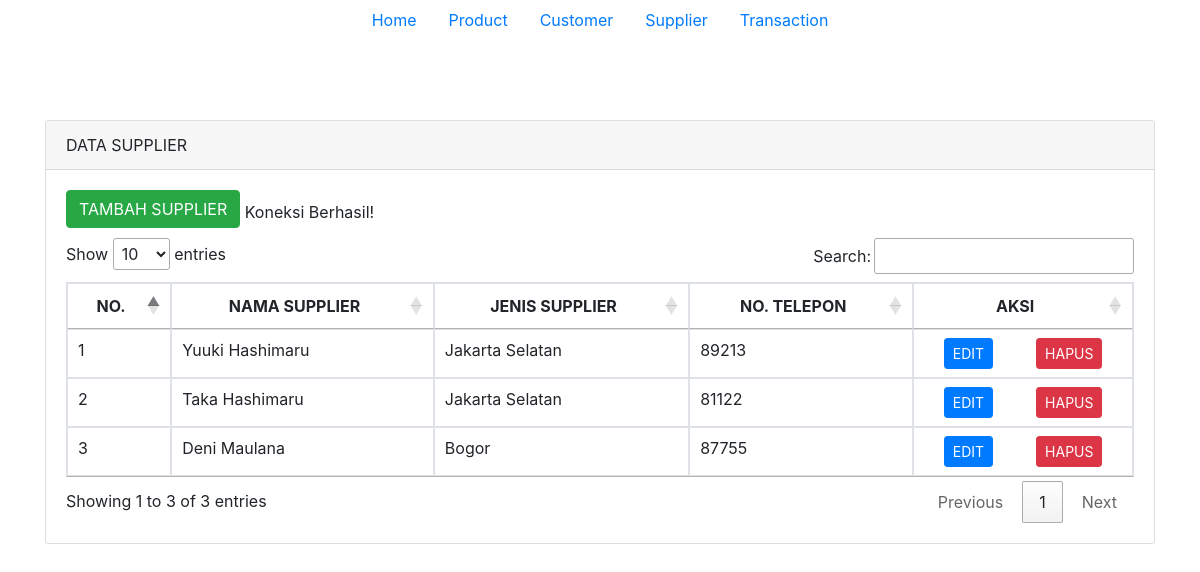
Screenshot of /supplier.php with the database file from the repository.
### tables this page shows
CREATE TABLE `supplier` (
  `id` int NOT NULL AUTO_INCREMENT,
  `name` varchar(100) DEFAULT NULL,
  `address` varchar(100) DEFAULT NULL,
  `phone_number` int DEFAULT NULL,
  PRIMARY KEY (`id`)
);

### supplier.php (the view, shortened to what this page needs)
<!doctype html>
<html lang="en">
  <head>
    <link rel="stylesheet" href="https://stackpath.bootstrapcdn.com/bootstrap/4.4.1/css/bootstrap.min.css">
    <link rel="stylesheet" href="//cdn.datatables.net/1.10.20/css/jquery.dataTables.min.css">
  </head>
  <body>
    <ul class="nav justify-content-center">
    <li class="nav-item">
        <a class="nav-link active" href="index.php">Home</a>
    </li>
    <li class="nav-item">
        <a class="nav-link" href="product.php">Product</a>
    </li>
    <li class="nav-item">
        <a class="nav-link" href="customer.php">Customer</a>
    </li>
    <li class="nav-item">
        <a class="nav-link active" href="supplier.php">Supplier</a>
    </li>
    <li class="nav-item">
        <a class="nav-link " href="transaction.php">Transaction</a>
    </li>
    </ul>
    <div class="container" style="margin-top: 80px">
      <div class="row">
        <div class="col-md-12">
          <div class="card">
            <div class="card-header">
              DATA SUPPLIER
            </div>
            <div class="card-body">
              <a href="add-supplier.php" class="btn btn-md btn-success" style="margin-bottom: 10px">TAMBAH SUPPLIER</a>
              <table class="table table-bordered" id="myTable">
                <thead>
                  <tr>
                    <th class="text-center align-middle" scope="col">NO.</th>
                    <th class="text-center align-middle" scope="col">NAMA SUPPLIER</th>
                    <th class="text-center align-middle" scope="col">JENIS SUPPLIER</th>
                    <th class="text-center align-middle" scope="col">NO. TELEPON</th>
                    <th class="text-center align-middle" scope="col">AKSI</th>
                  </tr>
                </thead>
                <tbody>
                  <?php
                      include('koneksi.php');
                      $no = 1;
                      $query = mysqli_query($connection,"SELECT * FROM supplier");
                      while($row = mysqli_fetch_array($query)){
                  ?>
                  <tr>
                      <td><?php echo $no++ ?></td>
                      <td><?php echo $row['name'] ?></td>
                      <td><?php echo $row['address'] ?></td>
                      <td><?php echo $row['phone_number'] ?></td>
                      <td class="d-flex justify-content-around">
                        <a href="edit-supplier.php?id=<?php echo $row['id'] ?>" class="btn btn-sm btn-primary mr-1">EDIT</a>
                        <a href="remove-supplier.php?id=<?php echo $row['id'] ?>" class="btn btn-sm btn-danger">HAPUS</a>
                      </td>
                  </tr>
                <?php } ?>
                </tbody>
              </table>
            </div>
          </div>
      </div>
    </div>
  </body>
</html>

### rows the page displays
supplier: name "Yuuki Hashimaru", address "Jakarta Selatan", phone_number "89213"
supplier: name "Taka Hashimaru", address "Jakarta Selatan", phone_number "81122"
supplier: name "Deni Maulana", address "Bogor", phone_number "87755"
